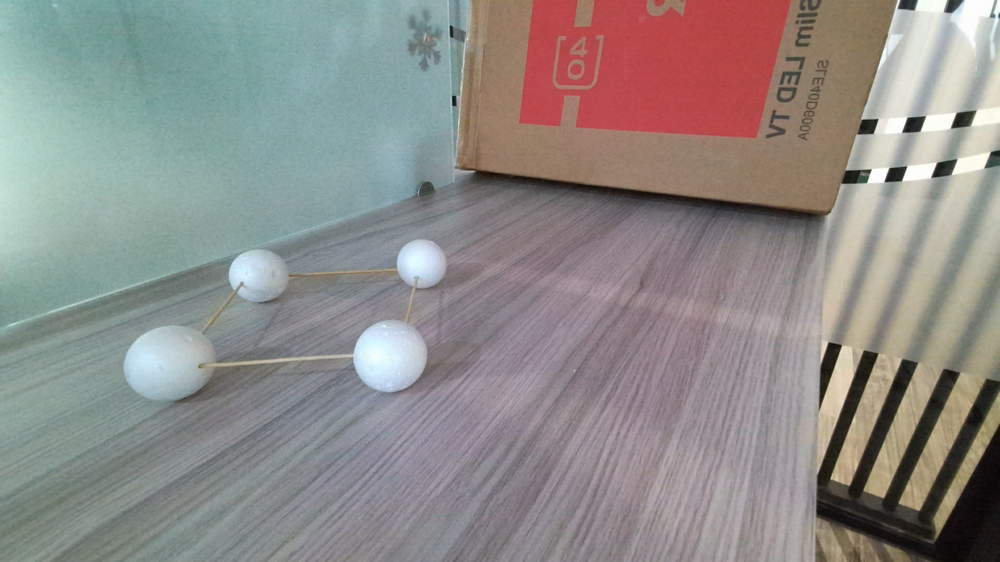
#> input picture Kinect_DK_cam/floor_images/cam0/1766123505_color_azure.png, 1000 x 562 px, shrunk from 1920 x 1080 before the run, found by its file name
$ python CalculateCameraPoses_Kinect_DK.py
#> lines starting #> are read from the running program, lines starting #| are printed output that depends on the picture
### lib/Helpers.py
import numpy as np
from scipy import linalg, optimize
import json
import cv2 as cv
from scipy.spatial.transform import Rotation
import copy
import copy
from scipy.optimize import least_squares

camera_params = None
camera_params_path = "./jsons/camera-params-in.json"
Fs = []

# [16 lines left out: functions get_extrinsics, read_fundamental_matrix, not called in this run]

def read_camera_params():
    global camera_params
    global camera_params_path

    if camera_params is None:
        with open(camera_params_path, "r") as file:
            camera_params = json.load(file)
            camera_params = np.array(camera_params)
            # print("camera params",camera_params)
            print("Camera params loaded")
            return camera_params


def triangulate_point(image_points, camera_poses):
    """image_points shape = [camera_count,2]"""

    global camera_params

    read_camera_params()

    image_points = np.array(image_points)
    none_indicies = np.where(np.all(image_points == None, axis=1))[0]
    image_points = np.delete(image_points, none_indicies, axis=0)
    camera_poses = np.delete(camera_poses, none_indicies, axis=0)

    if len(image_points) <= 1:
        return [None, None, None]

    Ps = [] # projection matricies
    for i, camera_pose in enumerate(camera_poses):
        RT = np.c_[camera_pose["R"], camera_pose["t"]]
        P = camera_params[i]["intrinsic_matrix"] @ RT
        Ps.append(P)

    # https://temugeb.github.io/computer_vision/2021/02/06/direct-linear-transorms.html
    def DLT(Ps, image_points):

        """image_points: [[x_cam1, y_cam1], [x_cam2, y_cam2], ... , [x_cam6, y_cam6]]"""

        A = []

        for P, image_point in zip(Ps, image_points):
            A.append(image_point[1]*P[2,:] - P[1,:])
            A.append(P[0,:] - image_point[0]*P[2,:])

        A = np.array(A).reshape((len(Ps)*2,4))
        B = A.transpose() @ A
        U, s, Vh = linalg.svd(B, full_matrices = False)
        object_point = Vh[3,0:3]/Vh[3,3]

        return object_point

    object_point = DLT(Ps, image_points)

    return object_point


def triangulate_points(image_points, camera_poses):
    '''image_points shape = [obj points,camera_count,2]'''
    object_points = []
    # print(image_points)
    for image_points_i in image_points:

        if not any(np.all(point == [None, None]) for point in image_points_i):
            # print("image_points", image_points_i)
            object_point = triangulate_point(image_points_i, camera_poses)
            # print("object_point", object_point)
            object_points.append(object_point)

    return np.array(object_points)


def calculate_reprojection_errors(image_points, object_points, camera_poses):
    errors = np.array([])
    for image_points_i, object_point in zip(image_points, object_points):
        error = calculate_reprojection_error(image_points_i, object_point, camera_poses)
        if error is None:
            continue
        errors = np.concatenate([errors, [error]])

    return errors


def calculate_reprojection_error(image_points, object_point, camera_poses):
    '''image points shape (cam_count,2)
    object_point shape (3)
    '''
    global camera_params

    read_camera_params()

    image_points = np.array(image_points)
    none_indicies = np.where(np.all(image_points == None, axis=1))[0]
    image_points = np.delete(image_points, none_indicies, axis=0)
    camera_poses = np.delete(camera_poses, none_indicies, axis=0)

    if len(image_points) <= 1:
        return None

    errors = np.array([])
    for i, camera_pose in enumerate(camera_poses):
        if np.all(image_points[i] == None, axis=0):
            continue
        projected_img_point, _ = cv.projectPoints(
            np.expand_dims(object_point, axis=0).astype(np.float32),
            np.array(camera_pose["R"], dtype=np.float64),
            np.array(camera_pose["t"], dtype=np.float64),
            np.array(camera_params[i]["intrinsic_matrix"]),
            np.array(camera_params[i]["distortion_coef"])
        )
        projected_img_point = projected_img_point[0][0]
        errors = np.concatenate([errors, (np.array(image_points[i])-np.array(projected_img_point)).flatten() ** 2])

    return errors.mean()

def params_to_camera_poses(params,num_cameras=2):
    camera_poses = [{
        "R": np.eye(3),
        "t": np.array([0,0,0], dtype=np.float32)
    }]
    for i in range(0, num_cameras-1):
        camera_poses.append({
            "R": Rotation.as_matrix(Rotation.from_rotvec(params[i*6 : i*6 + 3])),
            "t": params[i*6 + 3 : i*6 + 6]
        })

    return camera_poses

def bundle_adjustment(image_points, camera_poses):
    num_cameras = len(camera_poses)

    def residual_function(params):
        camera_poses = params_to_camera_poses(params,2)
        object_points = triangulate_points(image_points, camera_poses)
        errors = calculate_reprojection_errors(image_points, object_points, camera_poses)
        errors = errors.astype(np.float32)

        return errors

    init_params = np.array([])
    for i, camera_pose in enumerate(camera_poses[1:]):
        init_params = np.concatenate([init_params, Rotation.from_matrix(camera_pose["R"]).as_rotvec(), camera_pose["t"].flatten()])

    res = least_squares(
        residual_function,
        init_params,
        method='trf',
        loss='soft_l1',     # robust to outliers
        f_scale=10.0,       # tune with pixel noise level
        max_nfev=200,       # reduce from ~600 to 200
        ftol=1e-4, gtol=1e-4, xtol=1e-4,  # relaxed tolerances
        x_scale='jac',
        verbose=2
    )
    camera_poses = params_to_camera_poses(res.x)

    return camera_poses

# [117 lines left out: function find_point_correspondance_and_object_points, not called in this run]

def get_extrinsics(path="./jsons/after_ba_extrinsics.json"):
    global global_camera_poses
    global camera_count
    with open(path) as file:
        global_camera_poses = json.load(file)
        for i in range(0, len(global_camera_poses)):
            global_camera_poses[i]["R"] = np.array(global_camera_poses[i]["R"])
            global_camera_poses[i]["t"] = np.array(global_camera_poses[i]["t"])
    camera_count = len(global_camera_poses)
    return global_camera_poses,camera_count

### Kinect_DK_cam/CalculateCameraPoses_Kinect_DK.py
import sys
import os
sys.path.insert(0, os.path.join(os.path.dirname(__file__), '..'))

import cv2 as cv
import numpy as np
from lib.Helpers import get_extrinsics, triangulate_points, calculate_reprojection_errors, bundle_adjustment,get_extrinsics,find_point_correspondance_and_object_points
from CapturePoints import read_images, capture_floor_points
import matplotlib.pyplot as plt
import json
from itertools import combinations

images = []
objs = []
R = None
origin = None
objs = []
R = None
origin = None
global_camera_poses = None
camera_count = 2

intrinsics_json = "./jsons/camera-params-in.json"
points_json = "./jsons/image_points.json"

camera_params_file = open(intrinsics_json)
#> (reads jsons/camera-params-in.json from the repository)
camera_params = json.load(camera_params_file)
# camera_poses, camera_count = get_extrinsics()

def poses_to_fundamental_matrix(pose1, pose2, K1=None, K2=None):
    """
    Convert two camera poses to fundamental matrix in OpenCV format.

    Args:
        pose1: Dictionary with 'R' (3x3 rotation matrix) and 't' (3x1 translation vector) for camera 1
        pose2: Dictionary with 'R' (3x3 rotation matrix) and 't' (3x1 translation vector) for camera 2
        K1: Camera intrinsic matrix for camera 1 (3x3). If None, assumes identity (normalized coordinates)
        K2: Camera intrinsic matrix for camera 2 (3x3). If None, assumes identity (normalized coordinates)

    Returns:
        F: Fundamental matrix (3x3) compatible with OpenCV format

    Note:
        - If K1 and K2 are provided, F relates pixel coordinates
        - If K1 and K2 are None, F relates normalized image coordinates
        - The fundamental matrix satisfies: x2^T * F * x1 = 0 for corresponding points
    """

    # Extract rotation and translation
    R1, t1 = pose1['R'], pose1['t'].reshape(-1, 1)
    R2, t2 = pose2['R'], pose2['t'].reshape(-1, 1)

    # Compute relative pose from camera 1 to camera 2
    # Camera 1 coordinate system -> World -> Camera 2 coordinate system
    R_rel = R2 @ R1.T  # Relative rotation
    t_rel = t2 - R2 @ R1.T @ t1  # Relative translation

    # Create skew-symmetric matrix from translation vector
    def skew_symmetric(v):
        """Create skew-symmetric matrix from 3D vector"""
        v = v.flatten()
        return np.array([
            [0, -v[2], v[1]],
            [v[2], 0, -v[0]],
            [-v[1], v[0], 0]
        ])

    # Essential matrix E = [t]_× * R
    t_skew = skew_symmetric(t_rel)
    E = t_skew @ R_rel

    # If intrinsic matrices are provided, compute fundamental matrix
    # F = K2^(-T) * E * K1^(-1)
    if K1 is not None and K2 is not None:
        K1_inv = np.linalg.inv(K1)
        K2_inv_T = np.linalg.inv(K2).T
        F = K2_inv_T @ E @ K1_inv
    else:
        # For normalized coordinates, F = E
        F = E

    return F

def get_points(path=None):
    '''Read image points from json'''
    global points_json
    if path is not None:
        points_json = path
    with open(points_json) as file:
#> (reads jsons/image_points.json from the repository)
        image_points = json.load(file)
    image_points = np.array(image_points)
    image_points = np.transpose(image_points, (1, 0, 2))
    return image_points

def draw_epipolar_lines(img1, img2, points1, points2, F,camera_params):
    """
    Draw epipolar lines on two images based on corresponding points.

    Args:
        img1, img2: Input images
        points1, points2: Corresponding points in the images
        F: Fundamental matrix
    """
    points1 = np.array(points1, dtype=np.float32)
    points2 = np.array(points2, dtype=np.float32)

    img1_lines = img1.copy()
    img2_lines = img2.copy()
    img1_lines = cv.undistort(img1_lines, np.array(camera_params[0]["intrinsic_matrix"]), np.array(camera_params[0]["distortion_coef"]))
    img2_lines = cv.undistort(img2_lines, np.array(camera_params[1]["intrinsic_matrix"]), np.array(camera_params[1]["distortion_coef"]))

    h1, w1 = img1.shape[:2]
    h2, w2 = img2.shape[:2]

    colors = np.random.randint(0, 255, (len(points1), 3)).tolist()

    lines2 = cv.computeCorrespondEpilines(points1.reshape(-1, 1, 2), 1, F)
    lines2 = lines2.reshape(-1, 3)

    for i, (pt, line) in enumerate(zip(points1, lines2)):
        color = colors[i]

        # Draw point in first image
        x, y = map(int, pt)
        cv.circle(img1_lines, (x, y), 10, color, -1)

        # Draw corresponding epipolar line in second image
        a, b, c = line
        x0, y0 = 0, int(-c/b) if b != 0 else 0
        x1, y1 = w2, int(-(a*w2+c)/b) if b != 0 else 0
        cv.line(img2_lines, (x0, y0), (x1, y1), color, 3)

        # Draw corresponding point in second image
        if i < len(points2):
            x, y = map(int, points2[i])
            cv.circle(img2_lines, (x, y), 10, color, -1)

    # Draw lines in first image
    lines1 = cv.computeCorrespondEpilines(points2.reshape(-1, 1, 2), 2, F)
    lines1 = lines1.reshape(-1, 3)

    for i, line in enumerate(lines1):
        color = colors[i]

        # Draw epipolar line in first image
        a, b, c = line
        x0, y0 = 0, int(-c/b) if b != 0 else 0
        x1, y1 = w1, int(-(a*w1+c)/b) if b != 0 else 0
        cv.line(img1_lines, (x0, y0), (x1, y1), color, 3)

    img1_rgb = cv.cvtColor(img1_lines, cv.COLOR_BGR2RGB)
    img2_rgb = cv.cvtColor(img2_lines, cv.COLOR_BGR2RGB)

    plt.figure(figsize=(12, 5))
    plt.subplot(121), plt.imshow(img1_rgb)
    plt.title('Image 1 with epipolar lines')
    plt.axis('off')

    plt.subplot(122), plt.imshow(img2_rgb)
    plt.title('Image 2 with epipolar lines')
    plt.axis('off')

    plt.tight_layout()
    plt.show()

def calculate_extrinsics(image_points):
    '''Calculate extrinsics from image points'''
    global camera_params
    global global_camera_poses

    camera_count = len(image_points)

    Fs = []

    global_camera_poses = [{
        "R": np.eye(3),
        "t": np.array([[0],[0],[0]], dtype=np.float32)
    }]

    image1 = cv.imread("Kinect_DK_cam/floor_images/cam0/1766123505_color_azure.png")
#> image1 is the input picture: shape (562, 1000, 3); mean B, G, R 137.5, 140, 143.1
    image2 = cv.imread("Kinect_DK_cam/floor_images/cam1/1766123505_color_kv2.png")
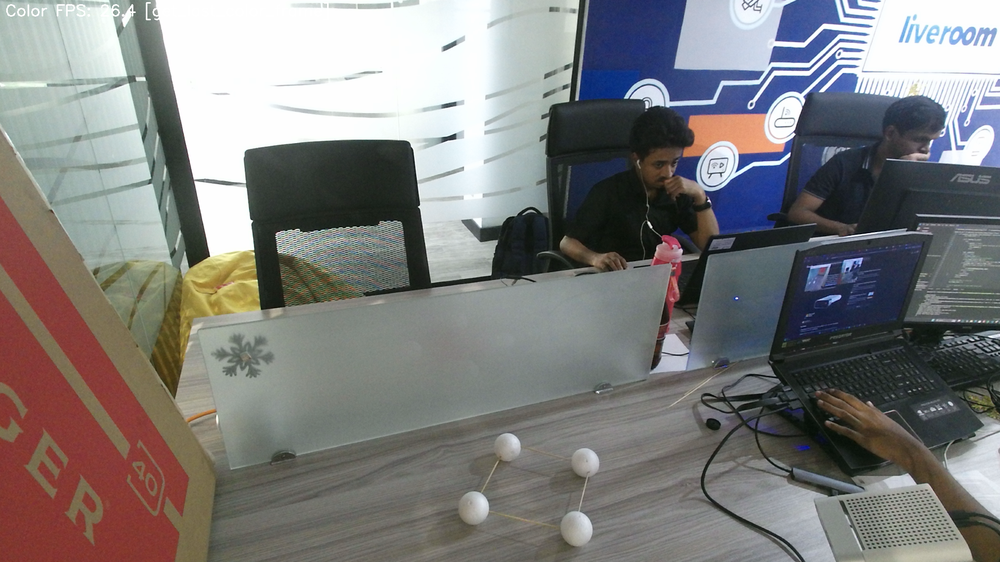
#> input picture Kinect_DK_cam/floor_images/cam1/1766123505_color_kv2.png, 1000 x 562 px, shrunk from 1920 x 1080 before the run, found by its file name
#> image2 is the input picture: shape (562, 1000, 3); mean B, G, R 124.7, 125.7, 126.6

    camera_poses = [{
        "R": np.eye(3),
        "t": np.array([[0],[0],[0]], dtype=np.float32)
    }]
    for camera_i in range(0, camera_count-1):
        camera1_image_points = image_points[camera_i]
        camera2_image_points = image_points[camera_i+1]
        camera1_image_points = np.array(camera1_image_points, dtype=np.float32)
        camera2_image_points = np.array(camera2_image_points, dtype=np.float32)

        F, _ = cv.findFundamentalMat(camera1_image_points, camera2_image_points, cv.FM_RANSAC, 10, 0.99999)
        Fs.append(F.tolist())
        Fs.append(F.tolist())

        K1 = camera_params[0]["intrinsic_matrix"]
        K2 = camera_params[1]["intrinsic_matrix"]

        E = np.transpose(K2) @ F @ K1

        R1, R2, t = cv.decomposeEssentialMat(E)

        draw_epipolar_lines(image1, image2, camera1_image_points, camera2_image_points, F,camera_params)

        possible_Rs = [R1, R1, R2, R2]
        possible_ts = [t, -t, t, -t]

        R = None
        t = None
        max_points_infront_of_camera = 0
        for i in range(0, 4):

            print("possible",possible_Rs[i],possible_ts[i])
            p = [camera1_image_points,camera2_image_points]
            p = np.transpose(p,[1,0,2])
            # print(p.shape)
            object_points = triangulate_points(p, np.concatenate([[camera_poses[-1]], [{"R": possible_Rs[i], "t": possible_ts[i]}]]))
            object_points_camera_coordinate_frame = np.array([possible_Rs[i].T @ object_point for object_point in object_points])
            couples = zip(range(1,len(camera1_image_points)+1),camera1_image_points,object_points,camera2_image_points, object_points_camera_coordinate_frame)
            for point in couples:
                print(f"object point {point[0]}: ", point[1], point[2], point[3],point[4])

            points_infront_of_camera = np.sum(object_points[:,2] > 0) + np.sum(object_points_camera_coordinate_frame[:,2] > 0)

            if points_infront_of_camera > max_points_infront_of_camera:
                max_points_infront_of_camera = points_infront_of_camera
                R = possible_Rs[i]
                t = possible_ts[i]

        R = R @ camera_poses[-1]["R"]
        t = camera_poses[-1]["t"] + (camera_poses[-1]["R"] @ t)
        print("R:", R)
        print("t:", t)
        camera_poses.append({
            "R": R,
            "t": t
        })
#> this loop made 1 pass
#> pass 1, in draw_epipolar_lines, `img1_lines = cv.undistort(img1_lines, np.array(camera_params[0]["intri..`:
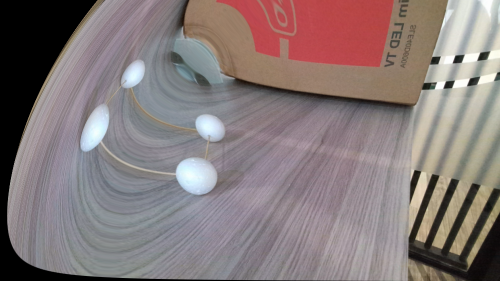
#> img1_lines: shape (562, 1000, 3) (shown at 1/2 size); mean B, G, R 121.9, 122, 134.5
#> pass 1, in draw_epipolar_lines, `img2_lines = cv.undistort(img2_lines, np.array(camera_params[1]["intri..`:
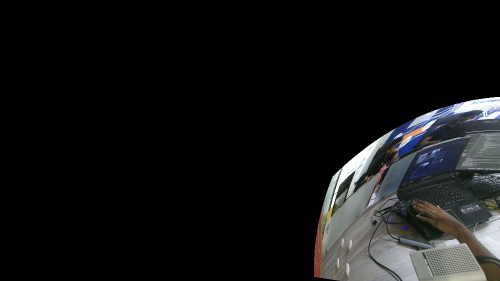
#> img2_lines: shape (562, 1000, 3) (shown at 1/2 size); mean B, G, R 20.3, 20.1, 19.6
#> pass 1, in draw_epipolar_lines, `img1_rgb = cv.cvtColor(img1_lines, cv.COLOR_BGR2RGB)`:
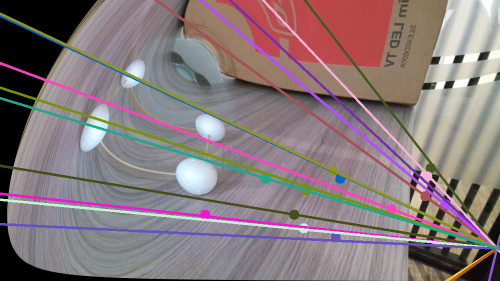
#> img1_rgb: shape (562, 1000, 3) (shown at 1/2 size); mean R, G, B 135.5, 121.1, 123.6
#> pass 1, in draw_epipolar_lines, `img2_rgb = cv.cvtColor(img2_lines, cv.COLOR_BGR2RGB)`:
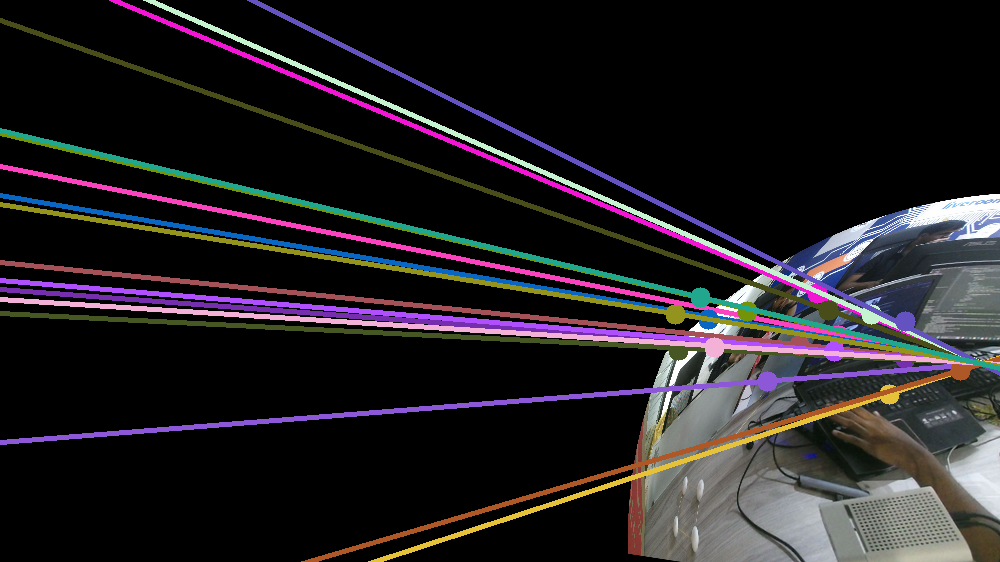
#> img2_rgb: shape (562, 1000, 3); mean R, G, B 35, 31.3, 34.6
#> after the loop, Fs = [[[-8.92e-07, 3.27e-07, 0.000724], [1.22e-06, 7.03e-06, -0.0047], [0.000433, -0.00288, 1]], [[-8.92e-07, 3.27e-07, 0.000724], [1.22e-06, 7.03e-06, -0.0047], [0.000433, -0.00288, 1]]]; camera_poses = 2 items

    with open("./jsons/fundamentals.json", "w") as outfile:
        json.dump(Fs, outfile)

    with open("./jsons/fundamentals.json", "w") as outfile:
        json.dump(Fs, outfile)

    global_camera_poses = camera_poses
#> global_camera_poses = 2 items
#> (the rest of the program and of its run is left out)
